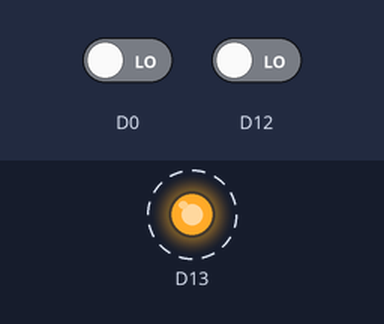
A sketch run on a simulated Arduino Due. Shown: output pins drawn as LEDs (lit = HIGH). Dashed ring = blinking. The test bench sets the inputs (shaded band); at power-on: D0 LOW, D12 LOW. What the sketch prints to the serial monitor is not drawn.

Above: at 1.25 s.
1.3 s: D0 driven HIGH
Timing chart, 0 to 10.3 s (numbered marks = the images above; inputs shaded):
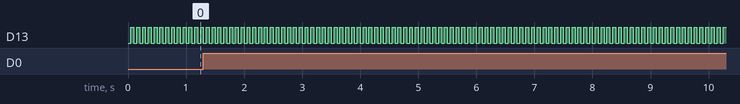

The sketch:

SensorUltrasonicoInterrupts.ino
```cpp
/*
Name:		SensorUltrasonicoInterrupts.ino
Created:	01/06/2017 11:33:45
Author:	danie
*/
#include <DueTimer-master\DueTimer.h>
#include "DueTimer.h"

unsigned long segundo;
unsigned  long tempoeco;
long nleituras;
byte triger;
long nloop;
bool mostrar;

// the setup function runs once when you press reset or power the board
void setup() {
	Serial.begin(115200);
	pinMode(13, OUTPUT);
	pinMode(12, INPUT);
	segundo = 1000;
	nloop = 0;
	nleituras = 0;
	mostrar = false;
	triger = HIGH;
	//Timer1.initialize(25000); //Função para arduino uno
	//Timer1.attachInterrupt(triggerSensor)
	//Timer3.attachInterrupt(triggerSensor).start(25000); //Chamar a função 'triggerSensor' a cada 25000 microsegundos ( 25ms )
	Timer3.attachInterrupt(triggerSensor).setFrequency(20).start(); //Chamar a função 'triggerSensor' 20 vezes por segundo
	attachInterrupt(0, eco, CHANGE);
}

// the loop function runs over and over again until power down or reset
void loop() {
	if (mostrar) {
		Serial.print("Tempo Eco: ");
		Serial.println(tempoeco);
		mostrar = false;
	}

	nloop++;

	if (millis() >= segundo) {
		Serial.print("Ciclos: ");
		Serial.println(nloop);
		Serial.print("Leituras: ");
		Serial.println(nleituras);
		segundo += 1000;
		nloop = 0;
		nleituras = 0;
	}
}


void triggerSensor() {
	digitalWrite(13, triger);
	triger = !triger;
}


void eco() {
	if (digitalRead(12)) {
		tempoeco = micros();
	}
	else {
		tempoeco = ((micros() - tempoeco));
		mostrar = true;
		nleituras++;
	}
}
```

Measured:
- by itself, D13: alternates HIGH for 0.05 s and LOW for 0.05 s
